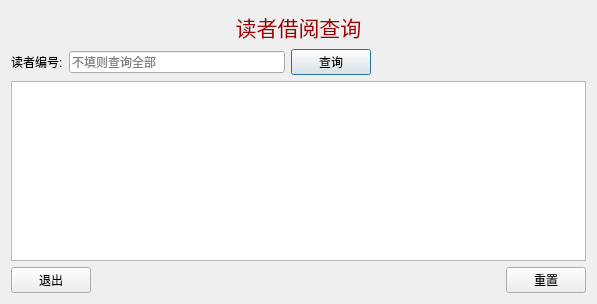
<?xml version="1.0" encoding="UTF-8"?>
<ui version="4.0">
 <class>SbBooksDialog</class>
 <widget class="QDialog" name="SbBooksDialog">
  <property name="geometry">
   <rect>
    <x>0</x>
    <y>0</y>
    <width>597</width>
    <height>304</height>
   </rect>
  </property>
  <property name="windowTitle">
   <string>Dialog</string>
  </property>
  <layout class="QGridLayout" name="gridLayout">
   <item row="0" column="0">
    <widget class="QLabel" name="label">
     <property name="text">
      <string>&lt;html&gt;&lt;head/&gt;&lt;body&gt;&lt;p align=&quot;center&quot;&gt;&lt;span style=&quot; font-size:16pt; color:#a40000;&quot;&gt;读者借阅查询&lt;/span&gt;&lt;/p&gt;&lt;/body&gt;&lt;/html&gt;</string>
     </property>
    </widget>
   </item>
   <item row="1" column="0">
    <layout class="QHBoxLayout" name="horizontalLayout_2">
     <item>
      <widget class="QLabel" name="label_2">
       <property name="text">
        <string>读者编号:</string>
       </property>
      </widget>
     </item>
     <item>
      <widget class="QLineEdit" name="readerId">
       <property name="placeholderText">
        <string>不填则查询全部</string>
       </property>
      </widget>
     </item>
     <item>
      <widget class="QPushButton" name="query">
       <property name="text">
        <string>查询</string>
       </property>
      </widget>
     </item>
     <item>
      <spacer name="horizontalSpacer">
       <property name="orientation">
        <enum>Qt::Horizontal</enum>
       </property>
       <property name="sizeHint" stdset="0">
        <size>
         <width>40</width>
         <height>20</height>
        </size>
       </property>
      </spacer>
     </item>
    </layout>
   </item>
   <item row="2" column="0">
    <widget class="QTextEdit" name="information"/>
   </item>
   <item row="3" column="0">
    <layout class="QHBoxLayout" name="horizontalLayout">
     <item>
      <widget class="QPushButton" name="exit">
       <property name="text">
        <string>退出</string>
       </property>
      </widget>
     </item>
     <item>
      <spacer name="horizontalSpacer_2">
       <property name="orientation">
        <enum>Qt::Horizontal</enum>
       </property>
       <property name="sizeHint" stdset="0">
        <size>
         <width>40</width>
         <height>20</height>
        </size>
       </property>
      </spacer>
     </item>
     <item>
      <widget class="QPushButton" name="reset">
       <property name="text">
        <string>重置</string>
       </property>
      </widget>
     </item>
    </layout>
   </item>
  </layout>
 </widget>
 <tabstops>
  <tabstop>readerId</tabstop>
  <tabstop>query</tabstop>
  <tabstop>reset</tabstop>
  <tabstop>exit</tabstop>
  <tabstop>information</tabstop>
 </tabstops>
 <resources/>
 <connections/>
</ui>
